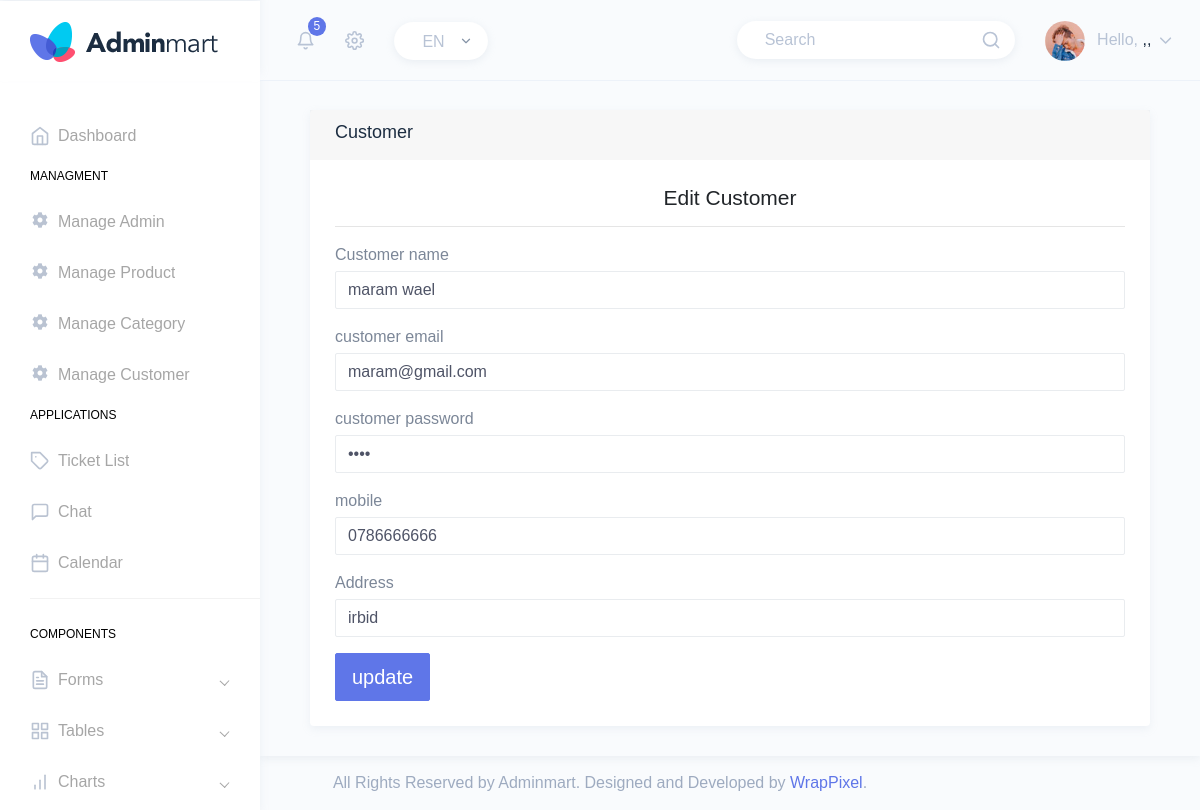
The page /admin/edit_customer.php?id=1 (signed in) on the database its author committed.
### tables this page shows
CREATE TABLE `customer` (
  `customer_id` int(3) NOT NULL,
  `customer_name` text NOT NULL,
  `customer_email` varchar(20) NOT NULL,
  `customer_password` varchar(20) NOT NULL,
  `mobile` varchar(10) NOT NULL,
  `address` text NOT NULL
);

### admin/edit_customer.php (the view, shortened to what this page needs)
<?php
require ('includes/connect.php');
$query   ="select * from customer where customer_id={$_GET['id']}";
$result  =mysqli_query($conn,$query);
$customer=mysqli_fetch_assoc($result);
?>
<?php include ('includes/header.php') ; ?>
 <div class="page-wrapper">
            <div class="page-breadcrumb">
                    <div class="container-fluid">
                        <div class="row">
                            <div class="col-lg-12">
                                <div class="card">
                                    <div class="card-header"><h4 class="page-title text-truncate text-dark font-weight-medium mb-1">Customer</h4></div>
                                    <div class="card-body">
                                        <div class="card-title">
                                            <h3 class="text-center title-2">Edit Customer</h3>
                                        </div>
                                        <hr>
                                        <form action="" method="POST" >
                                            <div class="form-group">
                                                <label for="cc-payment" class="control-label mb-1">Customer name</label>
                                                <input  name="customer_name" type="text" value="<?php echo  $customer['customer_name']?>" class="form-control" >
                                            </div>
                                            <div class="form-group has-success">
                                                <label for="cc-name" class="control-label mb-1">customer email </label>
                                                <input  name="customer_email" type="email" value="<?php echo  $customer['customer_email']?>" class="form-control ">
                                            </div>
                                             <div class="form-group">
                                                <label for="cc-number" class="control-label mb-1">customer password</label>
                                                 <input  name="customer_password" type="password" value="<?php echo  $customer['customer_password']?>" class="form-control ">
                                            </div>
                                            <div class="form-group">
                                                <label for="cc-number" class="control-label mb-1">mobile</label>
                                                <input  name="mobile" type="tel" value="<?php echo $customer['mobile']?>" class="form-control" >
                                            </div>
                                             <div class="form-group">
                                                <label for="cc-number" class="control-label mb-1">Address</label>
                                                <input  name="address" type="text" value="<?php echo  $customer['address']?>" class="form-control" >
                                            </div>
                                            <div>
                                                <button  type="submit" name="update" class="btn btn-lg btn-info ">update</button>
                                            </div>
                                        </form>
                                    </div>
                                </div>
                            </div>
                    </div>
                </div>
            </div>
          </div>
<?php include ('includes/footer.php') ; ?>

### rows shown on the page
customer: customer_name "maram wael", customer_email "maram@gmail.com", mobile "0786666666", address "irbid"
